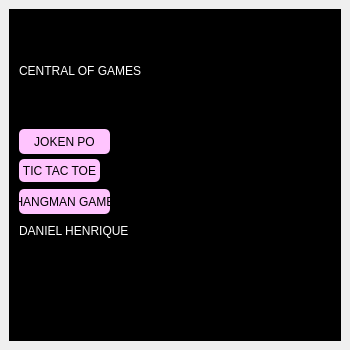
<?xml version="1.0" encoding="UTF-8"?>
<ui version="4.0">
 <class>MainWindow</class>
 <widget class="QMainWindow" name="MainWindow">
  <property name="geometry">
   <rect>
    <x>0</x>
    <y>0</y>
    <width>350</width>
    <height>350</height>
   </rect>
  </property>
  <property name="maximumSize">
   <size>
    <width>350</width>
    <height>350</height>
   </size>
  </property>
  <property name="windowTitle">
   <string>Games</string>
  </property>
  <widget class="QWidget" name="centralwidget">
   <property name="minimumSize">
    <size>
     <width>350</width>
     <height>350</height>
    </size>
   </property>
   <layout class="QVBoxLayout" name="verticalLayout">
    <item>
     <widget class="QFrame" name="frame">
      <property name="maximumSize">
       <size>
        <width>400</width>
        <height>400</height>
       </size>
      </property>
      <property name="layoutDirection">
       <enum>Qt::LeftToRight</enum>
      </property>
      <property name="styleSheet">
       <string notr="true">background-color: rgb(0, 0, 0);</string>
      </property>
      <property name="frameShape">
       <enum>QFrame::StyledPanel</enum>
      </property>
      <property name="frameShadow">
       <enum>QFrame::Raised</enum>
      </property>
      <widget class="QPushButton" name="btnHangman">
       <property name="geometry">
        <rect>
         <x>10</x>
         <y>180</y>
         <width>91</width>
         <height>25</height>
        </rect>
       </property>
       <property name="maximumSize">
        <size>
         <width>16777215</width>
         <height>16777215</height>
        </size>
       </property>
       <property name="cursor">
        <cursorShape>PointingHandCursor</cursorShape>
       </property>
       <property name="styleSheet">
        <string notr="true">background-color: rgb(255, 196, 254);
border-radius:5px;</string>
       </property>
       <property name="text">
        <string>HANGMAN GAME</string>
       </property>
      </widget>
      <widget class="QPushButton" name="btnTictactoe">
       <property name="geometry">
        <rect>
         <x>10</x>
         <y>150</y>
         <width>81</width>
         <height>23</height>
        </rect>
       </property>
       <property name="maximumSize">
        <size>
         <width>100</width>
         <height>25</height>
        </size>
       </property>
       <property name="cursor">
        <cursorShape>PointingHandCursor</cursorShape>
       </property>
       <property name="styleSheet">
        <string notr="true">background-color: rgb(255, 196, 254);
border-radius:5px;</string>
       </property>
       <property name="text">
        <string>TIC TAC TOE</string>
       </property>
      </widget>
      <widget class="QLabel" name="label">
       <property name="geometry">
        <rect>
         <x>10</x>
         <y>50</y>
         <width>203</width>
         <height>24</height>
        </rect>
       </property>
       <property name="minimumSize">
        <size>
         <width>100</width>
         <height>0</height>
        </size>
       </property>
       <property name="styleSheet">
        <string notr="true">color: rgb(255, 255, 255);
font: 75 16pt &quot;Century Gothic&quot;;</string>
       </property>
       <property name="text">
        <string>CENTRAL OF GAMES</string>
       </property>
      </widget>
      <widget class="QLabel" name="label_2">
       <property name="geometry">
        <rect>
         <x>10</x>
         <y>211</y>
         <width>161</width>
         <height>21</height>
        </rect>
       </property>
       <property name="minimumSize">
        <size>
         <width>100</width>
         <height>0</height>
        </size>
       </property>
       <property name="styleSheet">
        <string notr="true">color: rgb(255, 255, 255);
font: 75 12pt &quot;Century Gothic&quot;;</string>
       </property>
       <property name="text">
        <string>DANIEL HENRIQUE</string>
       </property>
      </widget>
      <widget class="QPushButton" name="btnHangman_2">
       <property name="geometry">
        <rect>
         <x>10</x>
         <y>120</y>
         <width>91</width>
         <height>25</height>
        </rect>
       </property>
       <property name="maximumSize">
        <size>
         <width>16777215</width>
         <height>16777215</height>
        </size>
       </property>
       <property name="cursor">
        <cursorShape>PointingHandCursor</cursorShape>
       </property>
       <property name="styleSheet">
        <string notr="true">background-color: rgb(255, 196, 254);
border-radius:5px;</string>
       </property>
       <property name="text">
        <string>JOKEN PO</string>
       </property>
      </widget>
     </widget>
    </item>
   </layout>
  </widget>
 </widget>
 <resources/>
 <connections/>
</ui>
